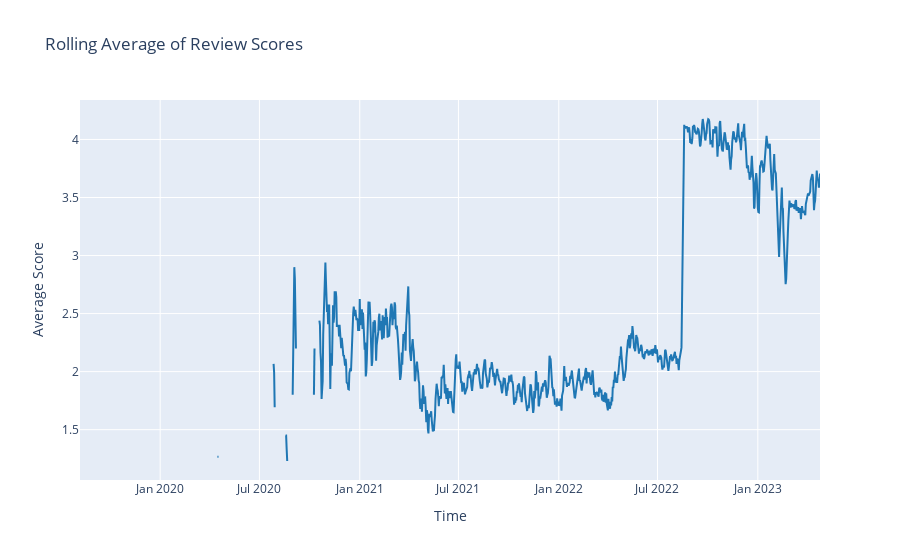

Notebook source saved alongside this figure:
### Code cell
fig = go.Figure()
fig.add_trace(go.Scatter(x=rolling_average.index, y=rolling_average['score'], 
                         name='Rolling Average', line=dict(color='#1f77b4')))
fig.update_layout(title='Rolling Average of Review Scores', 
                  xaxis_title='Time', yaxis_title='Average Score', 
                  legend=dict(x=0, y=1, bgcolor='rgba(255, 255, 255, 0.5)', bordercolor='rgba(0, 0, 0, 0)'))
pio.write_html(fig, "../../fam-report-site/public/App-Analytics/rolling-average.html")
fig.show()

### Figure 1 — Plotly figure (JSON) as saved in the notebook; plotly's stock layout.template omitted (floating-point values rounded to 4 significant figures; data arrays with more than 128 entries replaced by an {"elided": "..."} marker saying what was removed)
{"data": [{"line": {"color": "#1f77b4"}, "name": "Rolling Average", "type": "scatter", "x": {"elided": "1358 str values"}, "y": {"elided": "1358 float values"}}], "layout": {"legend": {"bgcolor": "rgba(255, 255, 255, 0.5)", "bordercolor": "rgba(0, 0, 0, 0)", "x": 0, "y": 1}, "title": {"text": "Rolling Average of Review Scores"}, "xaxis": {"title": {"text": "Time"}}, "yaxis": {"title": {"text": "Average Score"}}}}
